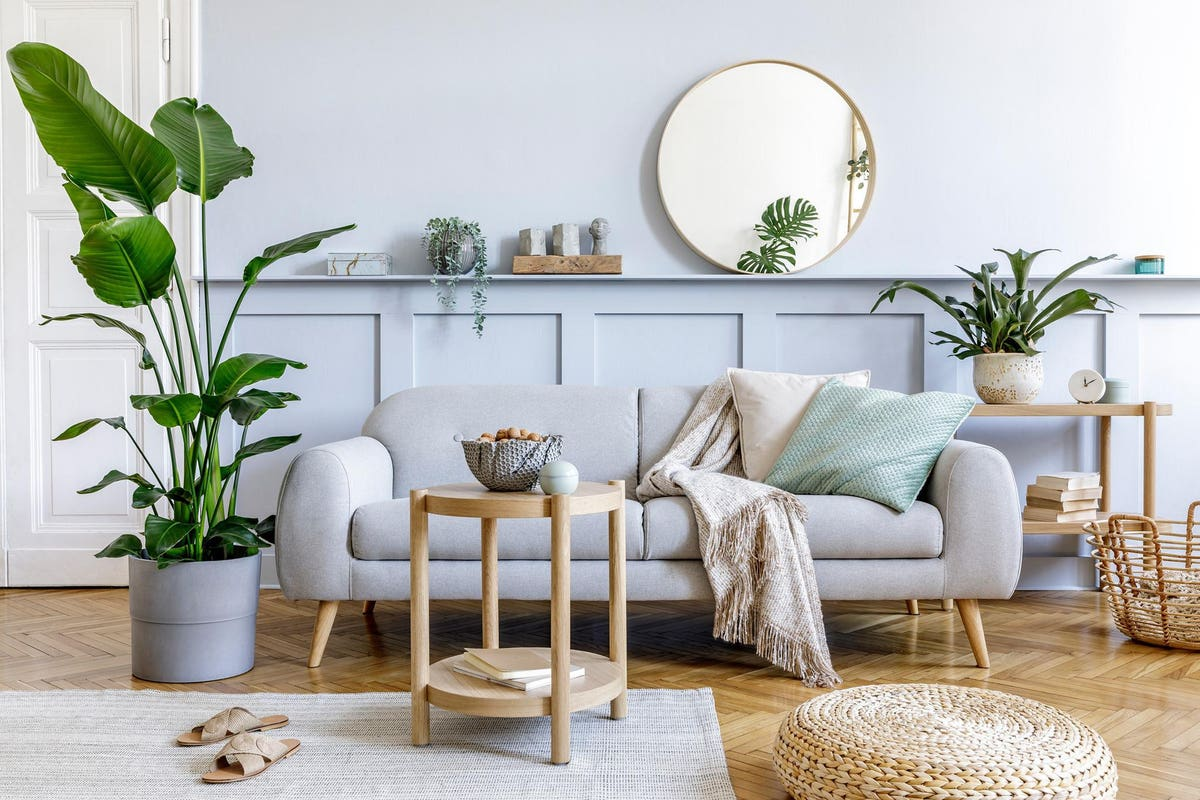
#> input picture data/homw.jpg, 1200 x 800 px
$ python histogram.py
#> lines starting #> are read from the running program, lines starting #| are printed output that depends on the picture; after the words box and inside, x2 and y2 are one past the last pixel; in counts of white or black regions, pixels touching at a corner belong together
'''
Histograms allows you to visualize the pixel intensity in an image wheather its grey image, or rgb image
'''

import cv2 as cv
import matplotlib.pyplot as plt
import numpy as np

img = cv.imread("./data/homw.jpg")
#> img is the input picture: shape (800, 1200, 3); mean B, G, R 178.4, 183, 183.3
blank = np.zeros((img.shape[0] , img.shape[1]) , dtype='uint8')
cv.imshow("img" , img)

#grey scale Image
grey = cv.cvtColor(img , cv.COLOR_BGR2GRAY)
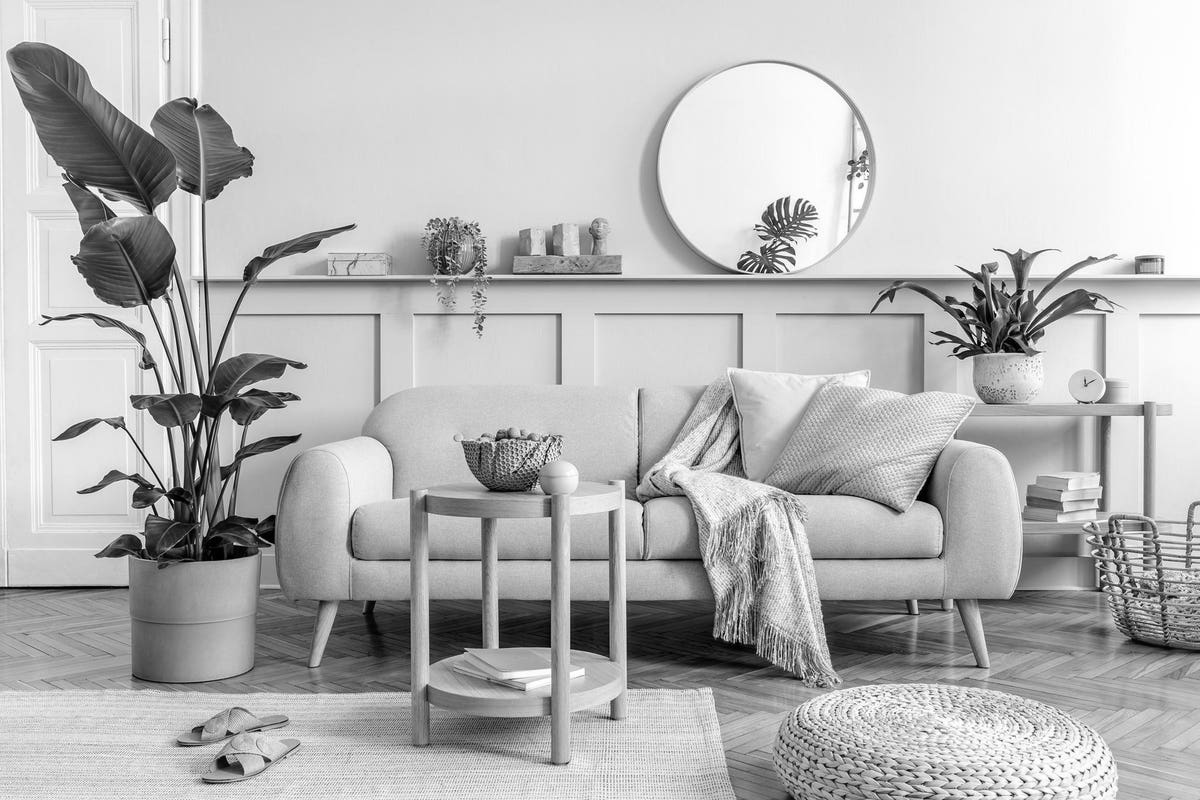
#> grey: shape (800, 1200); min 0, max 255, mean 182.6
cv.imshow("grey" , grey)

#masking the image to find the histogram from maskig image
circle = cv.circle(blank.copy() , (img.shape[1]//2 ,img.shape[0] //2) , img.shape[0] //2  , 255 , -1)
cv.imshow("circle" , circle)
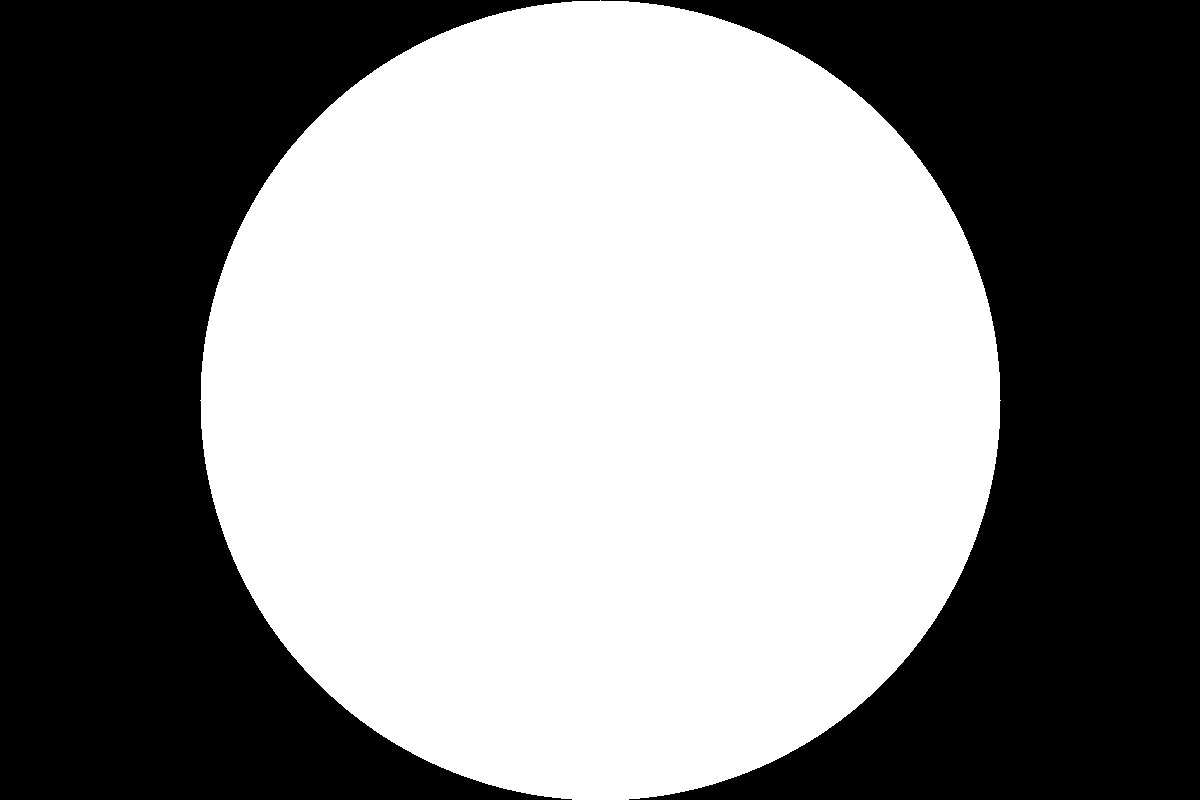
#> window 'circle': shape (800, 1200); 52.4% white; 2 black regions, box (x1, y1, x2, y2) and area: (0, 0, 600, 800) 229088, (601, 0, 1200, 800) 228288

mask = cv.bitwise_and(grey , grey , mask=circle)
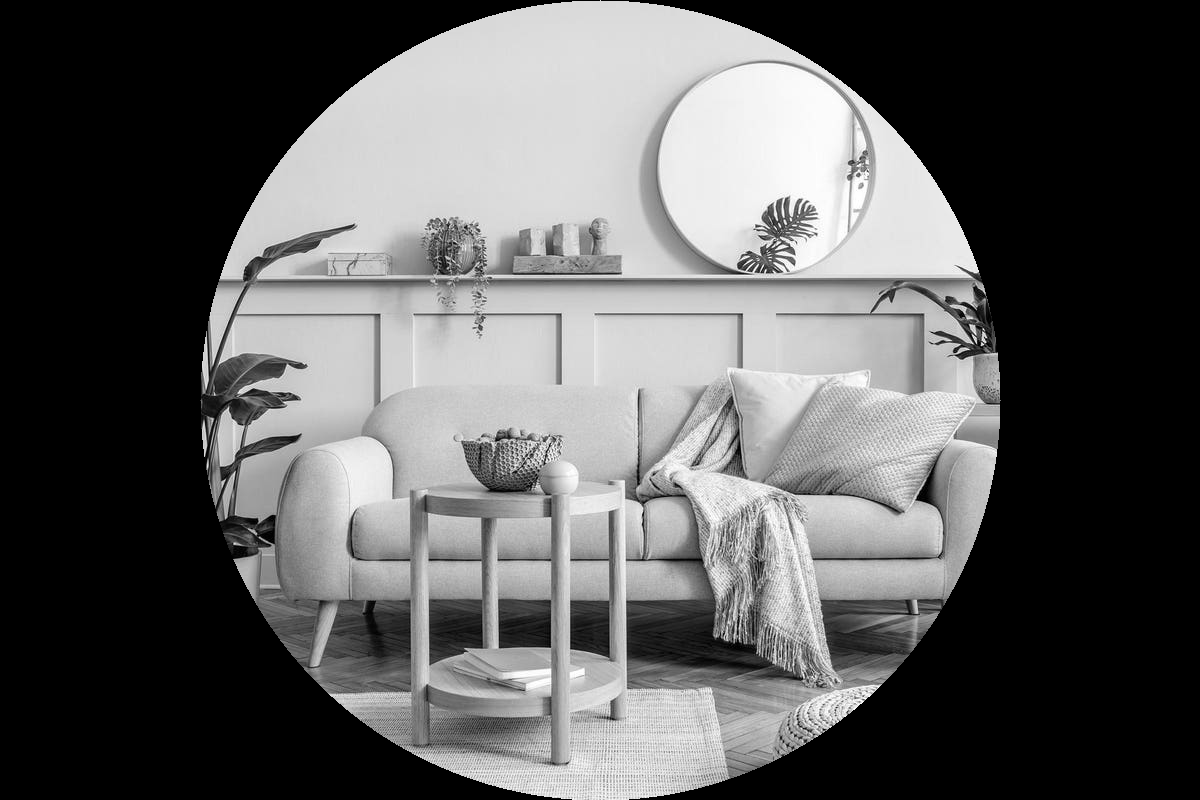
#> mask: shape (800, 1200); min 0, max 255, mean 92.7
cv.imshow("mask" , mask)


#histogram of grey scale image (o is used in the place of channel because it indicates the grey color)
grey_hist = cv.calcHist([grey] , [0] , mask  , [256] , [0,256] )
#> grey_hist = 256 values, max 14101 at index 216, min 0 at index 0, mean 1963.2

# [9 lines of commented-out code are left out]

color = ("b" , "g" , "r")


plt.figure()
plt.title("Color Histogram")
plt.xlabel("Bins")
plt.ylabel("Number of Pixel")
for i,col in enumerate(color):
    histo = cv.calcHist([img] , [i] , None , [256] , [0,256])
    plt.plot(histo , color = col)
    plt.xlim([0 , 256])

plt.show()
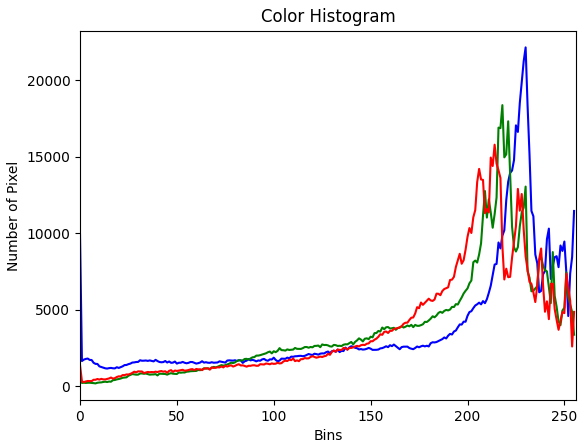
#> figure drawn by matplotlib, 1 panel; curve peaks at x = 230, y = 22149; curve peaks at x = 218, y = 18378; curve peaks at x = 214, y = 15793


cv.waitKey(0)
